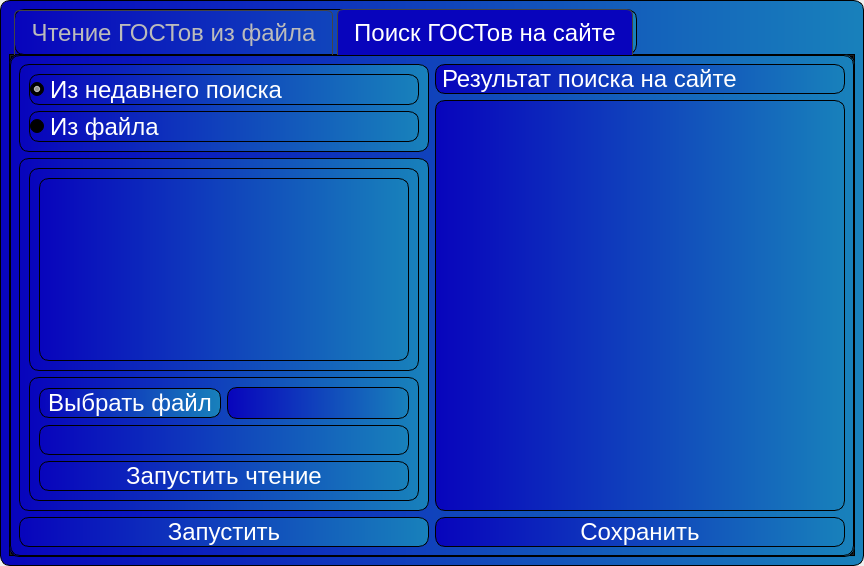
<?xml version="1.0" encoding="UTF-8"?>
<ui version="4.0">
 <class>Actualization</class>
 <widget class="QMainWindow" name="Actualization">
  <property name="geometry">
   <rect>
    <x>0</x>
    <y>0</y>
    <width>864</width>
    <height>566</height>
   </rect>
  </property>
  <property name="windowTitle">
   <string>Actualization</string>
  </property>
  <property name="windowIcon">
   <iconset resource="../qrc/resoursec.qrc">
    <normaloff>:/icons/actualization.svg</normaloff>:/icons/actualization.svg</iconset>
  </property>
  <widget class="QWidget" name="centralwidget">
   <property name="styleSheet">
    <string notr="true">* {
	font-size: 24px;
	text-align: center;
	border: 0.5px solid black;
	border-radius: 10px; 
}

QLabel {
 	qproperty-alignment: AlignCenter; 
	
}

QTabWidget::pane {
    top: -1px;
}


QTabWidget::tab-bar {
    left: 5px;
}

QTabBar::tab {
    color: #bbb;
    border: 1px solid #444;
    border-bottom: none;
    border-top-left-radius: 6px;
    border-top-right-radius: 6px;
    padding: 8px 16px;
    margin-right: 4px;
}

QTabBar::tab:hover {
    background: rgba(16, 67, 188, 255);
    color: #fff;
}

QTabBar::tab:selected {
    background: rgba(8, 4, 188, 255);
    color: #fff;
    margin-bottom: -1px;
}

QTabBar::tab:!selected {
    margin-top: 1px;
}

QWidget {
	background-color: qlineargradient(spread:pad, x1:0, y1:0, x2:1, y2:0, stop:0 rgba(8, 4, 188, 255), stop:1 rgba(24, 129, 187, 255));
	color: white;
}

QPushButton:hover {
	background: rgba(16, 67, 188, 255);
}

QPushButton:pressed {
	background: rgba(8, 4, 188, 255);
}

QHeaderView::section {
        background-color: #2e3f6e;
        color: white;
        font-weight: bold;
        padding: 4px;
        border: 1px solid #6c6c6c;
    }</string>
   </property>
   <layout class="QVBoxLayout" name="verticalLayout">
    <item>
     <widget class="QTabWidget" name="tabWidget">
      <property name="toolTip">
       <string/>
      </property>
      <property name="currentIndex">
       <number>1</number>
      </property>
      <widget class="QWidget" name="reading_file_tab">
       <property name="toolTip">
        <string>Вкладка для нахождения ГОСТов из файла</string>
       </property>
       <attribute name="title">
        <string>Чтение ГОСТов из файла</string>
       </attribute>
       <layout class="QGridLayout" name="gridLayout">
        <item row="0" column="0">
         <layout class="QGridLayout" name="gridLayout_2">
          <item row="0" column="0">
           <widget class="QLabel" name="title_lbl">
            <property name="text">
             <string>Чтение ГОСТов из файла</string>
            </property>
           </widget>
          </item>
          <item row="1" column="0">
           <layout class="QHBoxLayout" name="horizontalLayout_2">
            <item>
             <layout class="QVBoxLayout" name="verticalLayout_5">
              <item>
               <layout class="QVBoxLayout" name="verticalLayout_3">
                <item>
                 <layout class="QHBoxLayout" name="horizontalLayout">
                  <item>
                   <widget class="QPushButton" name="input_file_btn">
                    <property name="toolTip">
                     <string>Выбрать файл для чтения</string>
                    </property>
                    <property name="text">
                     <string>Выберите файл</string>
                    </property>
                    <property name="icon">
                     <iconset resource="../qrc/resoursec.qrc">
                      <normaloff>:/icons/ChooseItem.svg</normaloff>:/icons/ChooseItem.svg</iconset>
                    </property>
                    <property name="iconSize">
                     <size>
                      <width>32</width>
                      <height>32</height>
                     </size>
                    </property>
                    <property name="shortcut">
                     <string>Ctrl+F</string>
                    </property>
                   </widget>
                  </item>
                  <item>
                   <widget class="QPushButton" name="clear_btn">
                    <property name="toolTip">
                     <string>Отменить выбор файла</string>
                    </property>
                    <property name="text">
                     <string/>
                    </property>
                    <property name="icon">
                     <iconset resource="../qrc/resoursec.qrc">
                      <normaloff>:/icons/TrashCan.svg</normaloff>:/icons/TrashCan.svg</iconset>
                    </property>
                    <property name="iconSize">
                     <size>
                      <width>32</width>
                      <height>32</height>
                     </size>
                    </property>
                    <property name="shortcut">
                     <string>Del</string>
                    </property>
                   </widget>
                  </item>
                 </layout>
                </item>
                <item>
                 <widget class="QLabel" name="selected_file_lbl">
                  <property name="text">
                   <string/>
                  </property>
                 </widget>
                </item>
                <item>
                 <widget class="QPushButton" name="run_btn">
                  <property name="toolTip">
                   <string>Запустить чтение</string>
                  </property>
                  <property name="text">
                   <string>Запустить чтение</string>
                  </property>
                  <property name="icon">
                   <iconset resource="../qrc/resoursec.qrc">
                    <normaloff>:/icons/TriangleRight.svg</normaloff>:/icons/TriangleRight.svg</iconset>
                  </property>
                  <property name="iconSize">
                   <size>
                    <width>32</width>
                    <height>32</height>
                   </size>
                  </property>
                  <property name="shortcut">
                   <string>Ctrl+R</string>
                  </property>
                 </widget>
                </item>
               </layout>
              </item>
             </layout>
            </item>
            <item>
             <layout class="QVBoxLayout" name="verticalLayout_6">
              <item>
               <widget class="QLabel" name="founded_lbl">
                <property name="text">
                 <string>Найденные ГОСТы</string>
                </property>
               </widget>
              </item>
              <item>
               <widget class="QListWidget" name="founded_list"/>
              </item>
              <item>
               <widget class="QPushButton" name="save_btn">
                <property name="toolTip">
                 <string>Сохранить найденные ГОСТы в файл</string>
                </property>
                <property name="text">
                 <string>Сохранить</string>
                </property>
                <property name="icon">
                 <iconset resource="../qrc/resoursec.qrc">
                  <normaloff>:/icons/SaveFilled.svg</normaloff>:/icons/SaveFilled.svg</iconset>
                </property>
                <property name="iconSize">
                 <size>
                  <width>32</width>
                  <height>32</height>
                 </size>
                </property>
                <property name="shortcut">
                 <string>Ctrl+S</string>
                </property>
               </widget>
              </item>
             </layout>
            </item>
           </layout>
          </item>
         </layout>
        </item>
       </layout>
      </widget>
      <widget class="QWidget" name="selenium_tab">
       <property name="toolTip">
        <string>Вкладка для поиска информации о ГОСТах на сайте</string>
       </property>
       <attribute name="title">
        <string>Поиск ГОСТов на сайте</string>
       </attribute>
       <layout class="QGridLayout" name="gridLayout_7">
        <item row="0" column="0">
         <layout class="QHBoxLayout" name="horizontalLayout_4">
          <item>
           <layout class="QVBoxLayout" name="verticalLayout_9">
            <item>
             <widget class="QGroupBox" name="radio_group">
              <property name="title">
               <string/>
              </property>
              <layout class="QGridLayout" name="gridLayout_4">
               <item row="0" column="0">
                <layout class="QVBoxLayout" name="verticalLayout_2">
                 <item>
                  <widget class="QRadioButton" name="search_radio_btn">
                   <property name="text">
                    <string>Из недавнего поиска</string>
                   </property>
                   <property name="checked">
                    <bool>true</bool>
                   </property>
                  </widget>
                 </item>
                 <item>
                  <widget class="QRadioButton" name="file_radio_btn">
                   <property name="text">
                    <string>Из файла</string>
                   </property>
                  </widget>
                 </item>
                </layout>
               </item>
              </layout>
             </widget>
            </item>
            <item>
             <layout class="QVBoxLayout" name="verticalLayout_8">
              <item>
               <widget class="QGroupBox" name="widget_group">
                <property name="title">
                 <string/>
                </property>
                <layout class="QGridLayout" name="gridLayout_6">
                 <item row="0" column="0">
                  <layout class="QVBoxLayout" name="verticalLayout_7">
                   <item>
                    <widget class="QGroupBox" name="list_group">
                     <property name="title">
                      <string/>
                     </property>
                     <layout class="QGridLayout" name="gridLayout_5">
                      <item row="0" column="0">
                       <widget class="QListWidget" name="founded_list_widget"/>
                      </item>
                     </layout>
                    </widget>
                   </item>
                   <item>
                    <widget class="QGroupBox" name="choose_group">
                     <property name="enabled">
                      <bool>true</bool>
                     </property>
                     <property name="title">
                      <string/>
                     </property>
                     <layout class="QGridLayout" name="gridLayout_3">
                      <item row="0" column="0">
                       <layout class="QVBoxLayout" name="verticalLayout_4">
                        <item>
                         <layout class="QHBoxLayout" name="horizontalLayout_3">
                          <item>
                           <widget class="QPushButton" name="choose_btn">
                            <property name="text">
                             <string>Выбрать файл</string>
                            </property>
                            <property name="icon">
                             <iconset resource="../qrc/resoursec.qrc">
                              <normaloff>:/icons/ChooseItem.svg</normaloff>:/icons/ChooseItem.svg</iconset>
                            </property>
                            <property name="iconSize">
                             <size>
                              <width>30</width>
                              <height>30</height>
                             </size>
                            </property>
                           </widget>
                          </item>
                          <item>
                           <widget class="QPushButton" name="delete_btn">
                            <property name="sizePolicy">
                             <sizepolicy hsizetype="Minimum" vsizetype="Minimum">
                              <horstretch>0</horstretch>
                              <verstretch>0</verstretch>
                             </sizepolicy>
                            </property>
                            <property name="minimumSize">
                             <size>
                              <width>30</width>
                              <height>32</height>
                             </size>
                            </property>
                            <property name="text">
                             <string/>
                            </property>
                            <property name="icon">
                             <iconset resource="../qrc/resoursec.qrc">
                              <normaloff>:/icons/TrashCan.svg</normaloff>:/icons/TrashCan.svg</iconset>
                            </property>
                            <property name="iconSize">
                             <size>
                              <width>30</width>
                              <height>30</height>
                             </size>
                            </property>
                           </widget>
                          </item>
                         </layout>
                        </item>
                        <item>
                         <widget class="QLabel" name="choose_lbl">
                          <property name="text">
                           <string/>
                          </property>
                         </widget>
                        </item>
                       </layout>
                      </item>
                      <item row="1" column="0">
                       <widget class="QPushButton" name="run_read_btn">
                        <property name="text">
                         <string>Запустить чтение</string>
                        </property>
                        <property name="icon">
                         <iconset resource="../qrc/resoursec.qrc">
                          <normaloff>:/icons/TriangleRight.svg</normaloff>:/icons/TriangleRight.svg</iconset>
                        </property>
                        <property name="iconSize">
                         <size>
                          <width>30</width>
                          <height>30</height>
                         </size>
                        </property>
                       </widget>
                      </item>
                     </layout>
                    </widget>
                   </item>
                  </layout>
                 </item>
                </layout>
               </widget>
              </item>
              <item>
               <widget class="QPushButton" name="run_btn_2">
                <property name="text">
                 <string>Запустить</string>
                </property>
                <property name="icon">
                 <iconset resource="../qrc/resoursec.qrc">
                  <normaloff>:/icons/TriangleRight.svg</normaloff>:/icons/TriangleRight.svg</iconset>
                </property>
                <property name="iconSize">
                 <size>
                  <width>30</width>
                  <height>30</height>
                 </size>
                </property>
               </widget>
              </item>
             </layout>
            </item>
           </layout>
          </item>
          <item>
           <layout class="QVBoxLayout" name="verticalLayout_10">
            <item>
             <widget class="QLabel" name="label_2">
              <property name="text">
               <string>Результат поиска на сайте</string>
              </property>
             </widget>
            </item>
            <item>
             <widget class="QTableView" name="result_table_view"/>
            </item>
            <item>
             <widget class="QPushButton" name="save_serch_btn">
              <property name="text">
               <string>Сохранить</string>
              </property>
              <property name="icon">
               <iconset resource="../qrc/resoursec.qrc">
                <normaloff>:/icons/SaveFilled.svg</normaloff>:/icons/SaveFilled.svg</iconset>
              </property>
              <property name="iconSize">
               <size>
                <width>30</width>
                <height>30</height>
               </size>
              </property>
             </widget>
            </item>
           </layout>
          </item>
         </layout>
        </item>
       </layout>
      </widget>
     </widget>
    </item>
   </layout>
  </widget>
 </widget>
 <resources>
  <include location="../qrc/resoursec.qrc"/>
 </resources>
 <connections/>
</ui>
